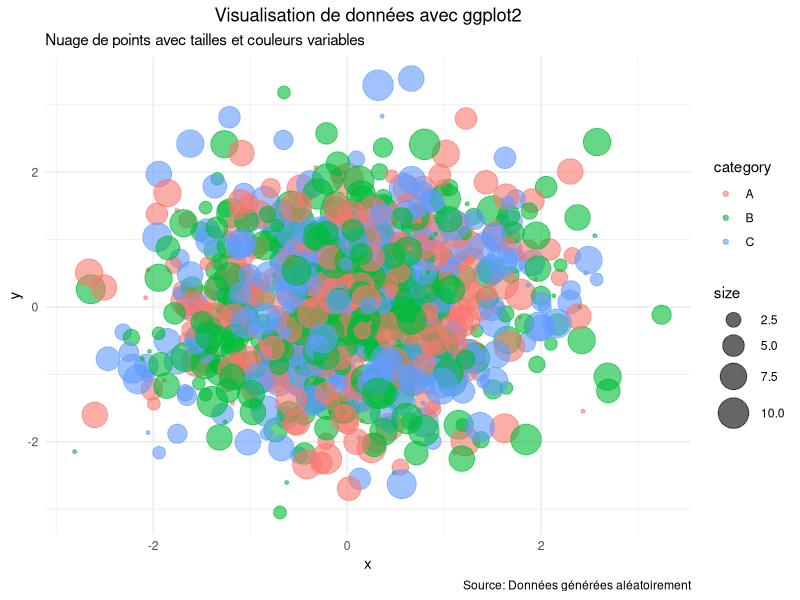

Recreate this plot in R.
#visualize.R

# Charger les bibliothèques nécessaires
library(ggplot2)
library(dplyr)

# Générer des données aléatoires pour la visualisation
set.seed(123) # Pour la reproductibilité
data <- data.frame(
  x = rnorm(1000),
  y = rnorm(1000),
  category = sample(c("A", "B", "C"), 1000, replace = TRUE),
  size = sample(1:10, 1000, replace = TRUE)
)

# Créer un graphique complexe
p <- ggplot(data, aes(x = x, y = y, color = category, size = size)) +
  geom_point(alpha = 0.6) +                  # Points avec transparence
  scale_size_continuous(range = c(1, 10)) +   # Ajuster la taille des points
  labs(title = "Visualisation de données avec ggplot2",
       subtitle = "Nuage de points avec tailles et couleurs variables",
       caption = "Source: Données générées aléatoirement") +
  theme_minimal() +                          # Un thème épuré
  theme(plot.title = element_text(hjust = 0.5)) # Centrer le titre

# Afficher le graphique
print(p)
